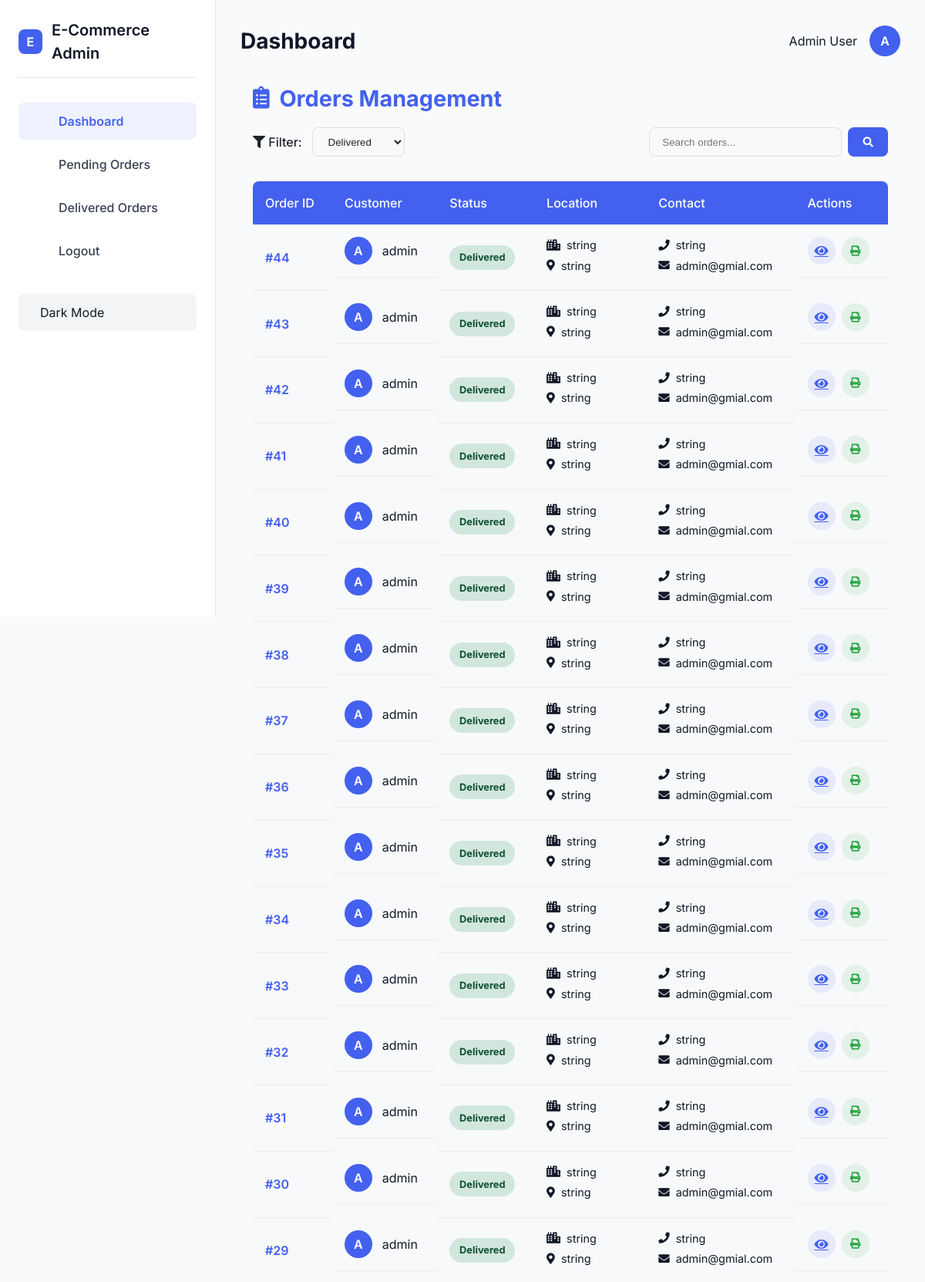
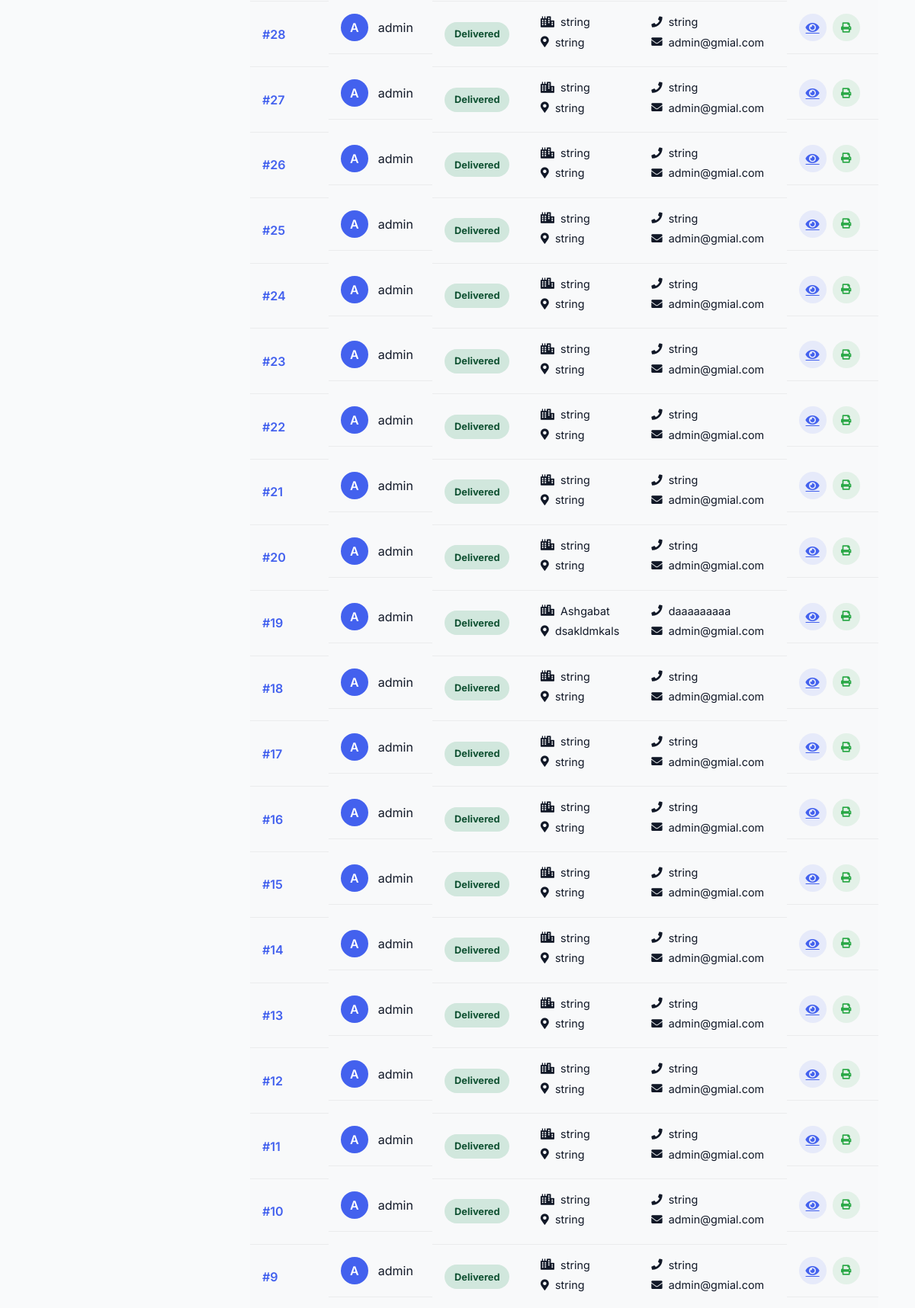
Screenshot of /dashboard/deliver_order/ (upper part) with the database file from the repository (2 pictures, top to bottom).
### apps/cart/models.py (models this page shows, shortened)
class Order(BaseModel):
    user = models.ForeignKey(
        'users.User',
        on_delete=models.CASCADE,
        blank=True,
        null=True,
        related_name='orders'
    )
    cart = models.ForeignKey(
        Cart,
        on_delete=models.CASCADE,
        blank=True,
        null=True,
        related_name='order'
    )
    status = models.CharField(
        max_length=20,
        choices=OrderStatus.choices,
        default=OrderStatus.PENDING,
    )
    city = models.CharField(max_length=100)
    address = models.CharField(max_length=120)
    phone = models.CharField(max_length=120)
    total_price = models.DecimalField(max_digits=10, decimal_places=2, null=True, blank=True)
    class Meta:
        ordering = ('-id',)

### apps/users/models.py (models this page shows, shortened)
class User(AbstractBaseUser,PermissionsMixin):
    first_name = models.CharField(max_length=50, blank=True, null=True)
    last_name = models.CharField(max_length=50, blank=True, null=True)
    username = models.CharField(max_length=50, unique=True, blank=True, null=True)
    avatar = models.ImageField(upload_to="avatar", null=True, blank=True)
    email = models.EmailField(max_length=254, unique=True)
    phone_number = models.CharField(max_length=15,null=True, blank=True)
    date_joined = models.DateTimeField(auto_now_add=True)
    last_login = models.DateTimeField(auto_now_add=True)
    is_admin = models.BooleanField(default=False)
    is_staff = models.BooleanField(default=False)
    is_active = models.BooleanField(default=True)
    is_superadmin = models.BooleanField(default=False)
    USERNAME_FIELD = "username"
    REQUIRED_FIELDS = ["email"]
    objects = UserManager()

### apps/cart/views.py (the view)
# urls.py: path('deliver_order/',views.deliver_order,name='deliver_order'),
def deliver_order(request):
    orders = Order.objects.all().filter(status='Delivered').order_by('-id')
    paginator = Paginator(orders, 100)
    page_number = request.GET.get('page')
    page_obj = paginator.get_page(page_number)
    return render(request, 'orders/delivered.html', {'page_obj': page_obj})

### templates/orders/delivered.html (shortened to what this page needs)
{% extends 'base.html' %}
{% block content %}
<div class="orders-management-container">
    <div class="orders-header">
        <h1><i class="fas fa-clipboard-list"></i> Orders Management</h1>
        <div class="orders-filters">
            <div class="filter-group">
                <label for="status-filter"><i class="fas fa-filter"></i> Filter:</label>
                <select id="status-filter" class="filter-select">
                    <option value="Delivered" selected>Delivered</option>
                </select>
            </div>
            <div class="search-group">
                <input type="text" id="order-search" placeholder="Search orders..." class="search-input">
                <button class="search-btn"><i class="fas fa-search"></i></button>
            </div>
        </div>
    </div>
    <div class="orders-table-container">
        {% if page_obj.object_list %}
            <table class="orders-table">
                <thead>
                    <tr>
                        <th>Order ID</th>
                        <th>Customer</th>
                        <th>Status</th>
                        <th>Location</th>
                        <th>Contact</th>
                        <th>Actions</th>
                    </tr>
                </thead>
                <tbody>
                    {% for order in page_obj.object_list %}
                    <tr class="order-row" data-status="{{ order.status|lower }}">
                        <td class="order-id">#{{ order.id }}</td>
                        <td class="customer">
                            <div class="customer-avatar">{{ order.user.username|first|upper }}</div>
                            {{ order.user.username }}
                        </td>
                        <td class="status">
                            <span class="status-badge status-{{ order.status|lower }}">{{ order.status }}</span>
                        </td>
                        <td class="location">
                            <div><i class="fas fa-city"></i> {{ order.city }}</div>
                            <div class="address-truncate"><i class="fas fa-map-marker-alt"></i> {{ order.address }}</div>
                        </td>
                        <td class="contact">
                            <div><i class="fas fa-phone"></i> {{ order.phone }}</div>
                            {% if order.user.email %}
                            <div><i class="fas fa-envelope"></i> {{ order.user.email }}</div>
                            {% endif %}
                        </td>
                        <td class="actions">
                            <a href="/management/{{ order.id }}/details/" class="action-btn view-btn" title="View Details">
                                <i class="fas fa-eye"></i>
                            </a>
                            <button class="action-btn print-btn" title="Print Invoice" onclick="printOrder({{ order.id }})">
                                <i class="fas fa-print"></i>
                            </button>
                        </td>
                    </tr>
                    {% endfor %}
                </tbody>
            </table>
        {% else %}
            <div class="no-orders">
                <i class="far fa-check-circle"></i>
                <h3>No delivered orders found</h3>
                <p>All orders are in process or pending</p>
            </div>
        {% endif %}
    </div>
</div>
<link rel="stylesheet" href="https://cdnjs.cloudflare.com/ajax/libs/font-awesome/5.15.4/css/all.min.css">
{% endblock %}

### templates/orders/delivered.html (style rules this page uses)
:root { --primary-color: #4361ee; --secondary-color: #3f37c9; --success-color: #4cc9f0; --warning-color: #f8961e; --danger-color: #f94144; --light-color: #f8f9fa; --dark-color: #212529; --border-radius: 8px; --box-shadow: 0 4px 12px rgba(0, 0, 0, 0.08); --transition: all 0.3s ease; }
.orders-management-container { max-width: 1200px; margin: 2rem auto; padding: 0 1rem; }
.orders-header { margin-bottom: 2rem; }
.orders-header h1 { color: var(--primary-color); margin: 0 0 1rem 0; font-size: 1.8rem; display: flex; align-items: center; gap: 0.8rem; }
.orders-filters { display: flex; justify-content: space-between; flex-wrap: wrap; gap: 1rem; }
.filter-group { display: flex; align-items: center; gap: 0.8rem; }
.filter-group label { font-weight: 500; color: var(--dark-color); }
.filter-select, .search-input { padding: 0.6rem 1rem; border-radius: var(--border-radius); border: 1px solid rgba(0, 0, 0, 0.1); background: var(--light-color); color: var(--dark-color); }
.search-group { display: flex; gap: 0.5rem; }
.search-input { min-width: 250px; }
.search-btn { background: var(--primary-color); color: white; border: none; padding: 0 1.2rem; border-radius: var(--border-radius); cursor: pointer; transition: var(--transition); }
.orders-table-container { overflow-x: auto; margin-bottom: 2rem; }
.orders-table { width: 100%; border-collapse: separate; border-spacing: 0; background: var(--light-color); border-radius: var(--border-radius); overflow: hidden; box-shadow: var(--box-shadow); }
.orders-table th { background: var(--primary-color); color: white; padding: 1rem; text-align: left; font-weight: 500; }
.orders-table td { padding: 1rem; border-bottom: 1px solid rgba(0, 0, 0, 0.05); vertical-align: middle; }
.order-id { font-weight: 600; color: var(--primary-color); }
.customer { display: flex; align-items: center; gap: 0.8rem; }
.customer-avatar { width: 36px; height: 36px; background: var(--primary-color); color: white; border-radius: 50%; display: flex; align-items: center; justify-content: center; font-weight: 600; }
.status-badge { padding: 0.4rem 0.8rem; border-radius: 20px; font-size: 0.8rem; font-weight: bold; display: inline-block; }
.status-delivered { background: #d1e7dd; color: #0f5132; }
.location, .contact { font-size: 0.9rem; }
.location div, .contact div { display: flex; align-items: center; gap: 0.5rem; margin-bottom: 0.3rem; }
.address-truncate { white-space: nowrap; overflow: hidden; text-overflow: ellipsis; max-width: 200px; }
.actions { display: flex; gap: 0.5rem; }
.action-btn { width: 36px; height: 36px; border-radius: 50%; display: flex; align-items: center; justify-content: center; cursor: pointer; transition: var(--transition); border: none; }
.view-btn { background: rgba(67, 97, 238, 0.1); color: var(--primary-color); }
.print-btn { background: rgba(40, 167, 69, 0.1); color: #28a745; }

### rows the page displays
Order: id "44", user.username|first "A", user.username "admin", status "Delivered", city "string", address "string", phone "string", user.email "admin@gmial.com"
Order: id "43", user.username|first "A", user.username "admin", status "Delivered", city "string", address "string", phone "string", user.email "admin@gmial.com"
Order: id "42", user.username|first "A", user.username "admin", status "Delivered", city "string", address "string", phone "string", user.email "admin@gmial.com"
Order: id "41", user.username|first "A", user.username "admin", status "Delivered", city "string", address "string", phone "string", user.email "admin@gmial.com"
Order: id "40", user.username|first "A", user.username "admin", status "Delivered", city "string", address "string", phone "string", user.email "admin@gmial.com"
Order: id "39", user.username|first "A", user.username "admin", status "Delivered", city "string", address "string", phone "string", user.email "admin@gmial.com"
Order: id "38", user.username|first "A", user.username "admin", status "Delivered", city "string", address "string", phone "string", user.email "admin@gmial.com"
Order: id "37", user.username|first "A", user.username "admin", status "Delivered", city "string", address "string", phone "string", user.email "admin@gmial.com"
Order: id "36", user.username|first "A", user.username "admin", status "Delivered", city "string", address "string", phone "string", user.email "admin@gmial.com"
Order: id "35", user.username|first "A", user.username "admin", status "Delivered", city "string", address "string", phone "string", user.email "admin@gmial.com"
Order: id "34", user.username|first "A", user.username "admin", status "Delivered", city "string", address "string", phone "string", user.email "admin@gmial.com"
Order: id "33", user.username|first "A", user.username "admin", status "Delivered", city "string", address "string", phone "string", user.email "admin@gmial.com"
Order: id "32", user.username|first "A", user.username "admin", status "Delivered", city "string", address "string", phone "string", user.email "admin@gmial.com"
Order: id "31", user.username|first "A", user.username "admin", status "Delivered", city "string", address "string", phone "string", user.email "admin@gmial.com"
Order: id "30", user.username|first "A", user.username "admin", status "Delivered", city "string", address "string", phone "string", user.email "admin@gmial.com"
Order: id "29", user.username|first "A", user.username "admin", status "Delivered", city "string", address "string", phone "string", user.email "admin@gmial.com"
Order: id "28", user.username|first "A", user.username "admin", status "Delivered", city "string", address "string", phone "string", user.email "admin@gmial.com"
Order: id "27", user.username|first "A", user.username "admin", status "Delivered", city "string", address "string", phone "string", user.email "admin@gmial.com"
Order: id "26", user.username|first "A", user.username "admin", status "Delivered", city "string", address "string", phone "string", user.email "admin@gmial.com"
Order: id "25", user.username|first "A", user.username "admin", status "Delivered", city "string", address "string", phone "string", user.email "admin@gmial.com"
Order: id "24", user.username|first "A", user.username "admin", status "Delivered", city "string", address "string", phone "string", user.email "admin@gmial.com"
Order: id "23", user.username|first "A", user.username "admin", status "Delivered", city "string", address "string", phone "string", user.email "admin@gmial.com"
Order: id "22", user.username|first "A", user.username "admin", status "Delivered", city "string", address "string", phone "string", user.email "admin@gmial.com"
Order: id "21", user.username|first "A", user.username "admin", status "Delivered", city "string", address "string", phone "string", user.email "admin@gmial.com"
Order: id "20", user.username|first "A", user.username "admin", status "Delivered", city "string", address "string", phone "string", user.email "admin@gmial.com"
Order: id "19", user.username|first "A", user.username "admin", status "Delivered", city "Ashgabat", address "dsakldmkals", phone "daaaaaaaaa", user.email "admin@gmial.com"
Order: id "18", user.username|first "A", user.username "admin", status "Delivered", city "string", address "string", phone "string", user.email "admin@gmial.com"
Order: id "17", user.username|first "A", user.username "admin", status "Delivered", city "string", address "string", phone "string", user.email "admin@gmial.com"
Order: id "16", user.username|first "A", user.username "admin", status "Delivered", city "string", address "string", phone "string", user.email "admin@gmial.com"
Order: id "15", user.username|first "A", user.username "admin", status "Delivered", city "string", address "string", phone "string", user.email "admin@gmial.com"
Order: id "14", user.username|first "A", user.username "admin", status "Delivered", city "string", address "string", phone "string", user.email "admin@gmial.com"
Order: id "13", user.username|first "A", user.username "admin", status "Delivered", city "string", address "string", phone "string", user.email "admin@gmial.com"
Order: id "12", user.username|first "A", user.username "admin", status "Delivered", city "string", address "string", phone "string", user.email "admin@gmial.com"
Order: id "11", user.username|first "A", user.username "admin", status "Delivered", city "string", address "string", phone "string", user.email "admin@gmial.com"
Order: id "10", user.username|first "A", user.username "admin", status "Delivered", city "string", address "string", phone "string", user.email "admin@gmial.com"
Order: id "9", user.username|first "A", user.username "admin", status "Delivered", city "string", address "string", phone "string", user.email "admin@gmial.com"
